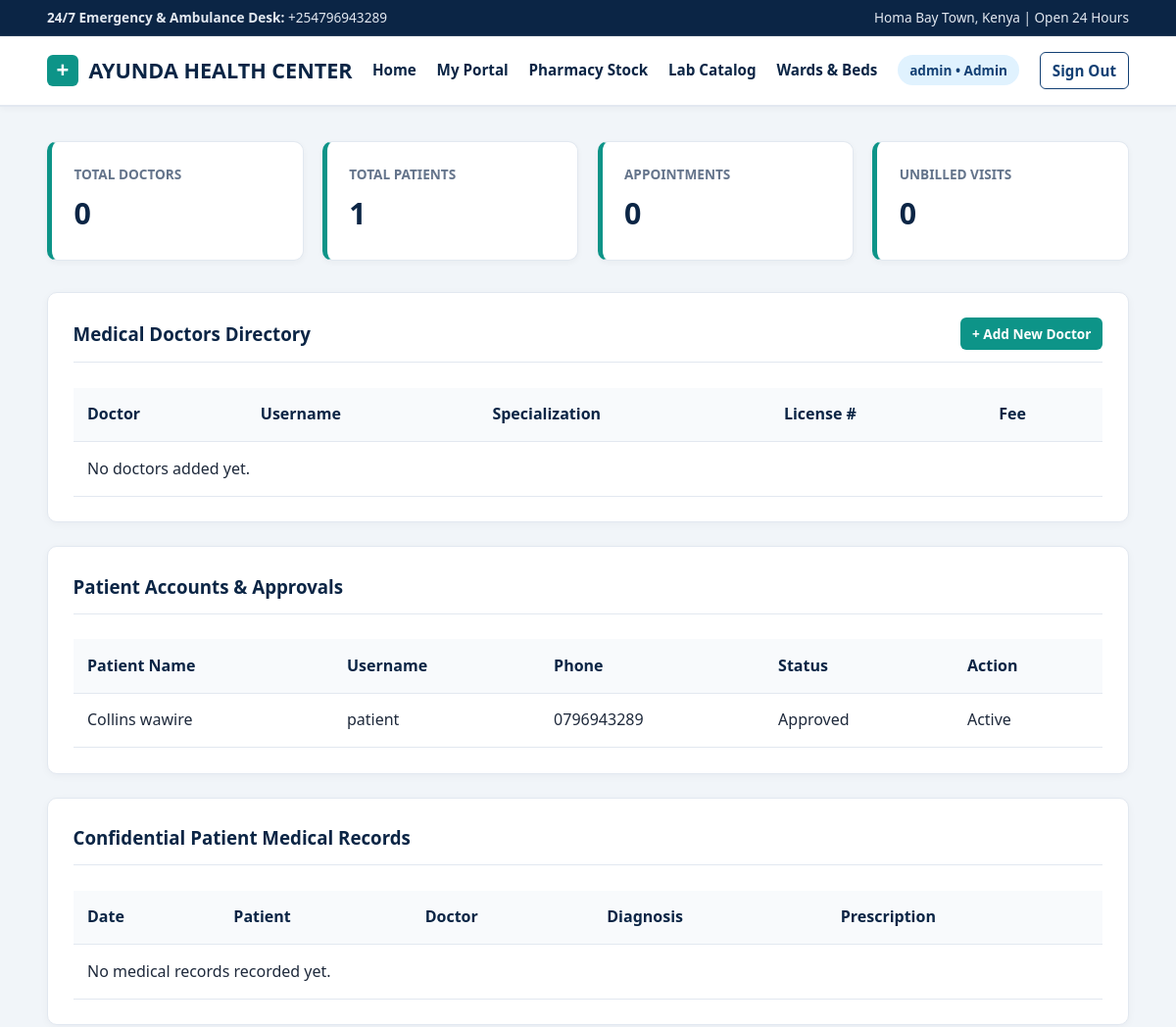
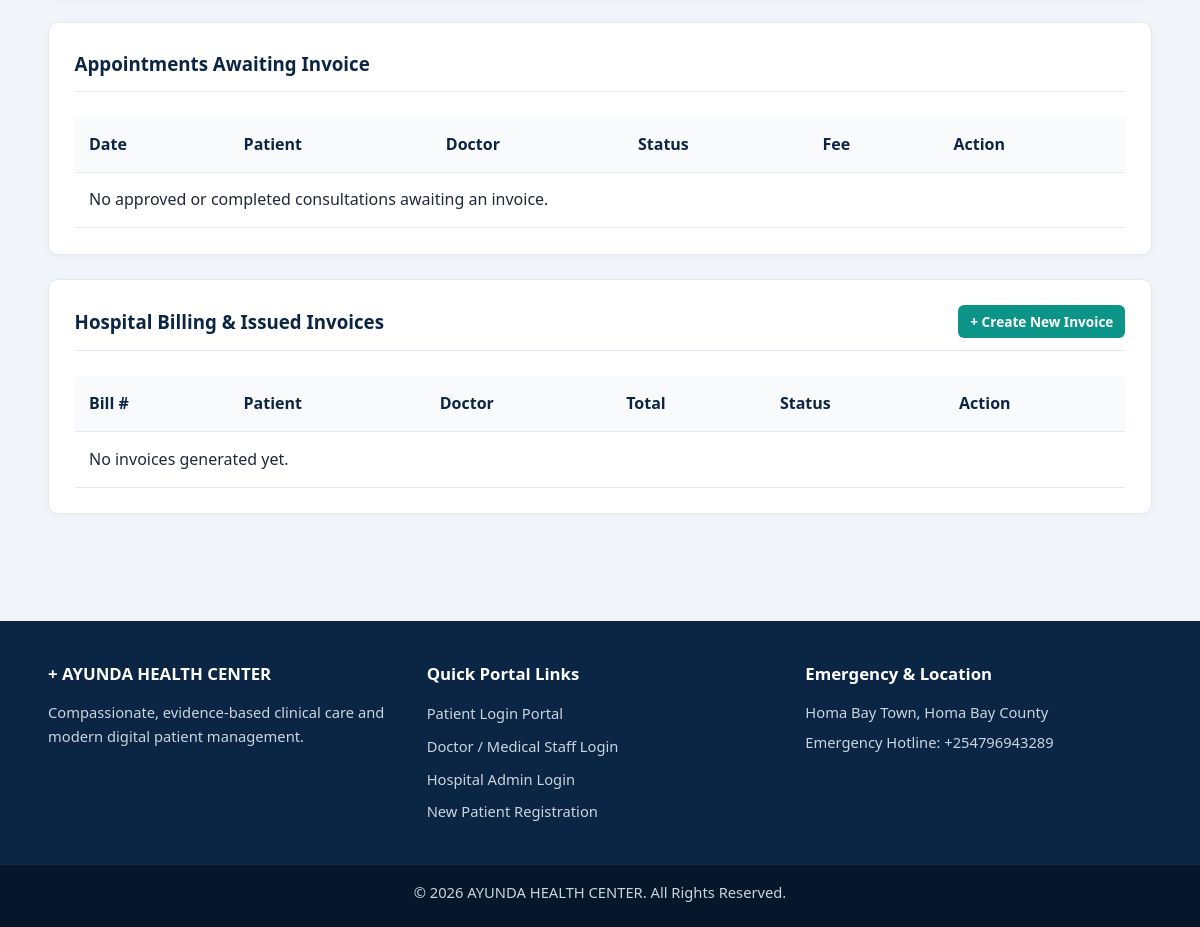
Page /admin-panel/dashboard/ (signed in) on the earlier database version (2 pictures, top to bottom).
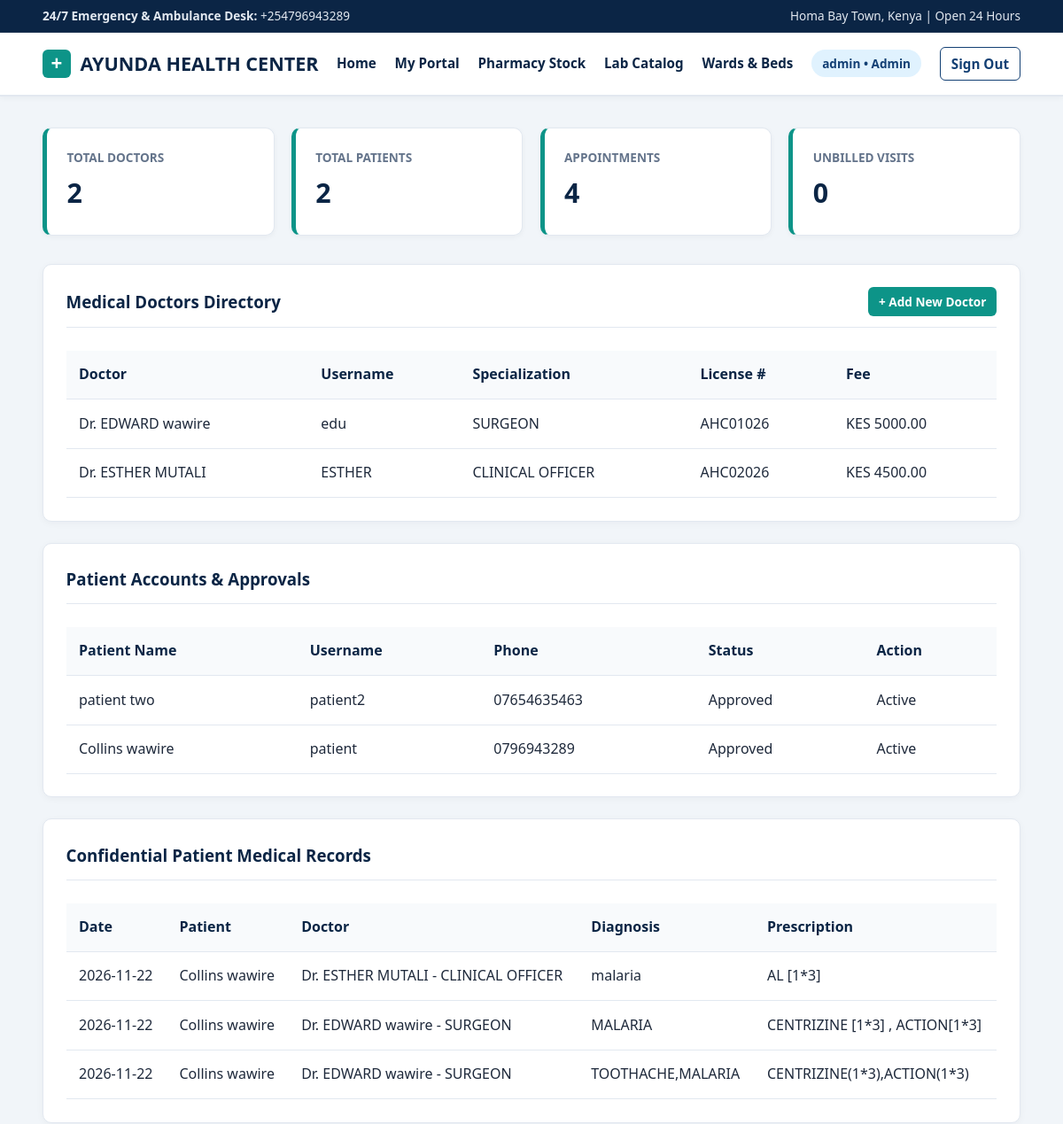
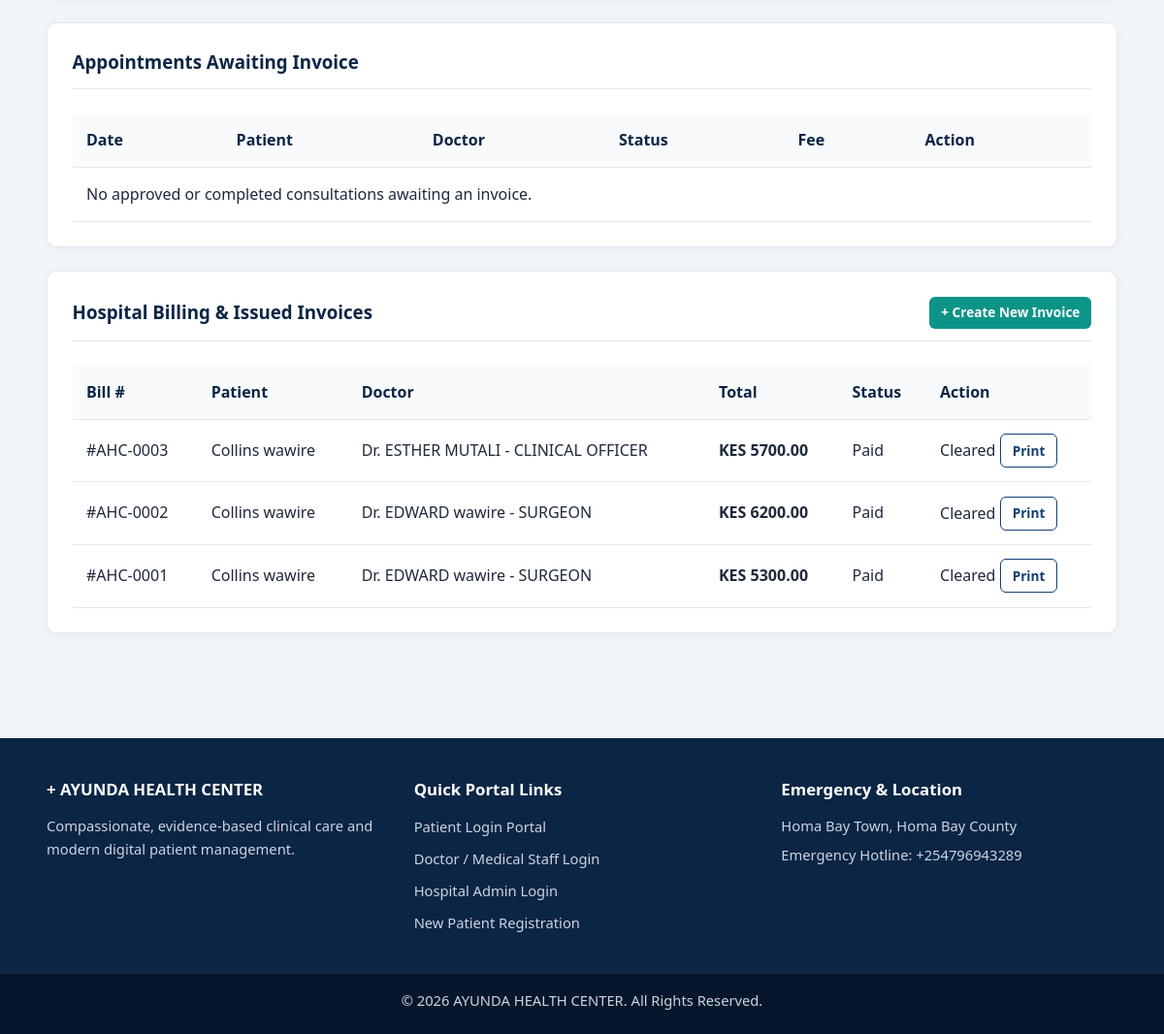
Same page on the later database version (2 pictures, top to bottom).
### accounts/models.py (models this page shows, shortened)
class PatientProfile(models.Model):
    user = models.OneToOneField(User, on_delete=models.CASCADE, related_name='patient_profile')
    date_of_birth = models.DateField(blank=True, null=True)
    blood_group = models.CharField(max_length=5, blank=True, null=True)
    emergency_contact = models.CharField(max_length=15, blank=True, null=True)
    address = models.TextField(blank=True, null=True)
    is_approved = models.BooleanField(default=False)
    def __str__(self):
        return f"{self.user.get_full_name() or self.user.username}"

class User(AbstractUser):
    class Role(models.TextChoices):
        ADMIN = 'ADMIN', 'Admin'
        DOCTOR = 'DOCTOR', 'Doctor'
        PATIENT = 'PATIENT', 'Patient'
    role = models.CharField(
        max_length=15,
        choices=Role.choices,
        default=Role.PATIENT
    )
    phone_number = models.CharField(max_length=15, blank=True, null=True)

class DoctorProfile(models.Model):
    user = models.OneToOneField(User, on_delete=models.CASCADE, related_name='doctor_profile')
    specialization = models.CharField(max_length=100)
    license_number = models.CharField(max_length=50, unique=True)
    consultation_fee = models.DecimalField(max_digits=10, decimal_places=2, default=0.00)
    is_approved = models.BooleanField(default=True)
    def __str__(self):
        return f"Dr. {self.user.get_full_name() or self.user.username} - {self.specialization}"

### hospital/models.py (models this page shows, shortened)
class MedicalRecord(models.Model):
    appointment = models.OneToOneField(Appointment, on_delete=models.CASCADE, related_name='medical_record')
    diagnosis = models.TextField()
    prescription = models.TextField()
    doctor_notes = models.TextField(blank=True, null=True)
    created_at = models.DateTimeField(auto_now_add=True)

class Appointment(models.Model):
    class Status(models.TextChoices):
        PENDING = 'PENDING', 'Pending'
        APPROVED = 'APPROVED', 'Approved'
        COMPLETED = 'COMPLETED', 'Completed'
        CANCELLED = 'CANCELLED', 'Cancelled'
    patient = models.ForeignKey(PatientProfile, on_delete=models.CASCADE, related_name='appointments')
    doctor = models.ForeignKey(DoctorProfile, on_delete=models.CASCADE, related_name='appointments')
    appointment_date = models.DateField()
    time_slot = models.TimeField()
    symptoms = models.TextField()
    status = models.CharField(
        max_length=15,
        choices=Status.choices,
        default=Status.PENDING
    )
    created_at = models.DateTimeField(auto_now_add=True)
    class Meta:
        ordering = ['-appointment_date', '-time_slot']

class Bill(models.Model):
    appointment = models.OneToOneField(Appointment, on_delete=models.CASCADE, related_name='bill')
    consultation_fee = models.DecimalField(max_digits=10, decimal_places=2)
    medication_charges = models.DecimalField(max_digits=10, decimal_places=2, default=0.00)
    total_amount = models.DecimalField(max_digits=10, decimal_places=2)
    is_paid = models.BooleanField(default=False)
    mpesa_receipt_number = models.CharField(max_length=50, blank=True, null=True)
    mpesa_checkout_id = models.CharField(max_length=100, blank=True, null=True)
    mpesa_phone = models.CharField(max_length=15, blank=True, null=True)
    generated_at = models.DateTimeField(auto_now_add=True)

### hospital/views.py (the view)
# urls.py: path('admin-panel/dashboard/', views.admin_dashboard, name='admin_dashboard'),
@login_required
def admin_dashboard(request):
    if request.user.role != User.Role.ADMIN and not request.user.is_superuser:
        return redirect('dashboard_redirect')
    doctors = DoctorProfile.objects.all()
    patients = PatientProfile.objects.all().order_by('-id')
    appointments = Appointment.objects.all()
    records = MedicalRecord.objects.all().order_by('-created_at')
    bills = Bill.objects.all().order_by('-generated_at')
    unbilled_appointments = Appointment.objects.filter(
        status__in=[Appointment.Status.APPROVED, Appointment.Status.COMPLETED],
        bill__isnull=True
    )
    context = {
        'doctors': doctors,
        'patients': patients,
        'appointments': appointments,
        'records': records,
        'bills': bills,
        'unbilled_appointments': unbilled_appointments,
    }
    return render(request, 'hospital/admin_dashboard.html', context)

### templates/hospital/admin_dashboard.html (shortened to what the changed rows need)
{% extends 'base.html' %}
{% block content %}
<div class="stats-grid">
    <div class="stat-card"><h3>Total Doctors</h3><p>{{ doctors.count }}</p></div>
    <div class="stat-card"><h3>Total Patients</h3><p>{{ patients.count }}</p></div>
    <div class="stat-card"><h3>Appointments</h3><p>{{ appointments.count }}</p></div>
</div>
<div class="card">
    <div class="table-responsive">
        <table>
            <thead>
                <tr><th>Doctor</th><th>Username</th><th>Specialization</th><th>License #</th><th>Fee</th></tr>
            </thead>
            <tbody>
                {% for doc in doctors %}
                <tr>
                    <td>Dr. {{ doc.user.get_full_name|default:doc.user.username }}</td>
                    <td>{{ doc.user.username }}</td>
                    <td>{{ doc.specialization }}</td>
                    <td>{{ doc.license_number }}</td>
                    <td>KES {{ doc.consultation_fee }}</td>
                </tr>
                {% empty %}
                <tr><td colspan="5">No doctors added yet.</td></tr>
                {% endfor %}
            </tbody>
        </table>
    </div>
</div>
<div class="card">
    <div class="table-responsive">
        <table>
            <thead>
                <tr><th>Patient Name</th><th>Username</th><th>Phone</th><th>Status</th><th>Action</th></tr>
            </thead>
            <tbody>
                {% for pat in patients %}
                <tr>
                    <td>{{ pat.user.get_full_name|default:pat.user.username }}</td>
                    <td>{{ pat.user.username }}</td>
                    <td>{{ pat.user.phone_number }}</td>
                    <td>
                        {% if pat.is_approved %}<span class="badge badge-completed">Approved</span>
                        {% else %}<span class="badge badge-pending">Pending</span>{% endif %}
                    </td>
                    <td>
                        {% if not pat.is_approved %}<a href="{% url 'approve_patient' pat.id %}" class="btn btn-success btn-sm">Approve</a>
                        {% else %}<span>Active</span>{% endif %}
                    </td>
                </tr>
                {% empty %}
                <tr><td colspan="5">No patients registered yet.</td></tr>
                {% endfor %}
            </tbody>
        </table>
    </div>
</div>
<div class="card">
    <div class="table-responsive">
        <table>
            <thead>
                <tr><th>Date</th><th>Patient</th><th>Doctor</th><th>Diagnosis</th><th>Prescription</th></tr>
            </thead>
            <tbody>
                {% for rec in records %}
                <tr>
                    <td>{{ rec.created_at|date:"Y-m-d" }}</td>
                    <td>{{ rec.appointment.patient }}</td>
                    <td>{{ rec.appointment.doctor }}</td>
                    <td>{{ rec.diagnosis }}</td>
                    <td>{{ rec.prescription }}</td>
                </tr>
                {% empty %}
                <tr><td colspan="5">No medical records recorded yet.</td></tr>
                {% endfor %}
            </tbody>
        </table>
    </div>
</div>
<div class="card">
    <div class="table-responsive">
        <table>
            <thead>
                <tr><th>Date</th><th>Patient</th><th>Doctor</th><th>Status</th><th>Fee</th><th>Action</th></tr>
            </thead>
        </table>
    </div>
</div>
<div class="card">
    <div class="table-responsive">
        <table>
            <thead>
                <tr><th>Bill #</th><th>Patient</th><th>Doctor</th><th>Total</th><th>Status</th><th>Action</th></tr>
            </thead>
            <tbody>
                {% for bill in bills %}
                <tr>
                    <td>#AHC-{{ bill.id|stringformat:"04d" }}</td>
                    <td>{{ bill.appointment.patient }}</td>
                    <td>{{ bill.appointment.doctor }}</td>
                    <td><strong>KES {{ bill.total_amount }}</strong></td>
                    <td>
                        {% if bill.is_paid %}<span class="badge badge-completed">Paid</span>
                        {% else %}<span class="badge badge-pending">Unpaid</span>{% endif %}
                    </td>
                    <td>
                        {% if not bill.is_paid %}<a href="{% url 'mark_bill_paid' bill.id %}" class="btn btn-navy btn-sm">Mark Paid</a>
                        {% else %}<span class="badge badge-completed">Cleared</span>{% endif %}
                        <a href="{% url 'print_invoice' bill.id %}" class="btn btn-outline btn-sm">Print</a>
                    </td>
                </tr>
                {% empty %}
                <tr><td colspan="6">No invoices generated yet.</td></tr>
                {% endfor %}
            </tbody>
        </table>
    </div>
</div>
{% endblock %}

Differences in the rows shown:
added DoctorProfile: user.get_full_name "EDWARD wawire", user.username "edu", specialization "SURGEON", license_number "AHC01026", consultation_fee "5000.00"
added DoctorProfile: user.get_full_name "ESTHER MUTALI", user.username "ESTHER", specialization "CLINICAL OFFICER", license_number "AHC02026", consultation_fee "4500.00"
added PatientProfile: user.get_full_name "patient two", user.username "patient2", user.phone_number "07654635463", is_approved "Approved"
added MedicalRecord: created_at "2026-11-22", appointment.patient "Collins wawire", appointment.doctor "Dr. ESTHER MUTALI - CLINICAL OFFICER", diagnosis "malaria", prescription "AL [1*3]"
added MedicalRecord: created_at "2026-11-22", appointment.patient "Collins wawire", appointment.doctor "Dr. EDWARD wawire - SURGEON", diagnosis "MALARIA", prescription "CENTRIZINE [1*3] , ACTION[1*3]"
added MedicalRecord: created_at "2026-11-22", appointment.patient "Collins wawire", appointment.doctor "Dr. EDWARD wawire - SURGEON", diagnosis "TOOTHACHE,MALARIA", prescription "CENTRIZINE(1*3),ACTION(1*3)"
added Bill: id "0003", appointment.patient "Collins wawire", appointment.doctor "Dr. ESTHER MUTALI - CLINICAL OFFICER", total_amount "5700.00", is_paid "Paid"
added Bill: id "0002", appointment.patient "Collins wawire", appointment.doctor "Dr. EDWARD wawire - SURGEON", total_amount "6200.00", is_paid "Paid"
added Bill: id "0001", appointment.patient "Collins wawire", appointment.doctor "Dr. EDWARD wawire - SURGEON", total_amount "5300.00", is_paid "Paid"
Other differences:
{{ doctors.count }}: "0" → "2"
{{ patients.count }}: "1" → "2"
{{ appointments.count }}: "0" → "4"
text no longer shown: "No doctors added yet. No medical records recorded yet. No invoices generated yet."
